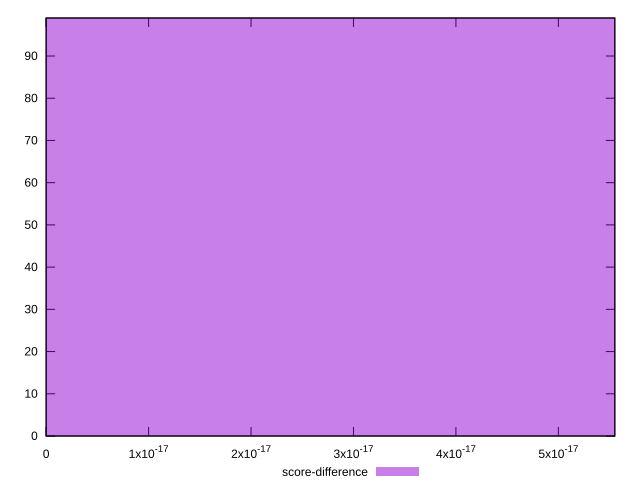

This figure's gnuplot source:
reset

$scoreDifference <<EOF
0 99
EOF

set key outside below
set boxwidth 1e-12
set xrange [0:5.551115123125783e-17]
set yrange [0:99]
set trange [0:99]
set style fill transparent solid 0.5 noborder
set terminal svg size 640, 490 enhanced background rgb 'white'
set output "reports/report_00027_2021-02-24T12-40-31.850Z/uses-rel-preload/samples/card/score-difference/histogram.svg"

plot $scoreDifference title "score-difference" with boxes

reset
